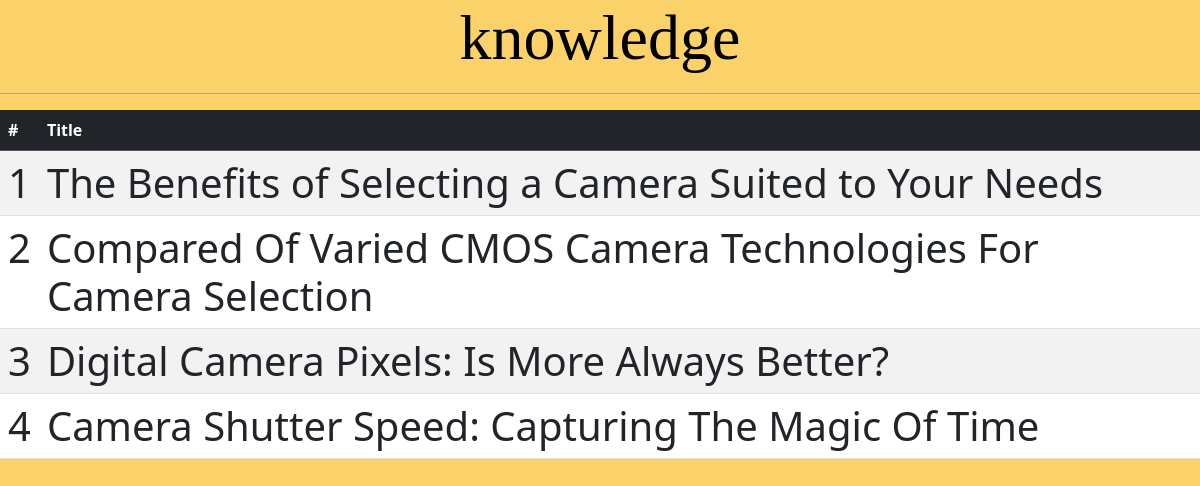
/knowledge, run on the app's committed database.
### models/article.py (models this page shows)
class Article(db.Model):
    id = db.Column(db.Integer, primary_key=True)
    title = db.Column(db.Text, nullable=False)
    content = db.Column(db.Text, nullable=False)

### blueprints/View.py (the view)
@main_blueprint.route('/knowledge')
def knowledge():
    articles = Article.query.all()
    return render_template("knowledge.html", articles = articles)

### templates/knowledge.html (shortened to what this page needs)
{% extends "base.html" %}
{% block content %}
    <h1 class="display-3"><strong>knowledge</strong></h1>
    <hr>
    <table class="table table-striped">
        <thead class="table-dark">
        <tr>
            <th scope="col">#</th>
            <th scope="col">Title</th>
        </tr>
        </thead>
        <tbody>
        {% for article in articles %}
        	<tr>
                <td><a class="display-6 link-dark link-underline-opacity-0">{{ article.id }}</a></td>
                <td><a class="display-6 link-dark link-opacity-50-hover link-offset-2 link-underline link-underline-opacity-0 link-opacity-80" href="{{ url_for("main.knowledge_article", id=article.id) }}"><strong>{{ article.title }}</strong></a></td>
            </tr>
        {% endfor %}
        </tbody>
    </table>
{% endblock %}

### templates/base.html (shortened to what this page needs)
<!DOCTYPE html>
<html lang="en">
<head>
    <link href="https://cdn.jsdelivr.net/npm/bootstrap@5.3.1/dist/css/bootstrap.min.css" rel="stylesheet"
>
    <link rel="stylesheet" href="../static/style.css">
</head>
<body>
{% block content %}
{% endblock %}
</body>
</html>

### static/style.css (style rules this page uses)
body { background-color: #fbd26a; }
h1 { text-align: center; font-family: "Microsoft YaHei", serif; color:black; }

### data on the page
Article: id "1", title "The Benefits of Selecting a Camera Suited to Your Needs"
Article: id "2", title "Compared Of Varied CMOS Camera Technologies For Camera Selection"
Article: id "3", title "Digital Camera Pixels: Is More Always Better?"
Article: id "4", title "Camera Shutter Speed: Capturing The Magic Of Time"
